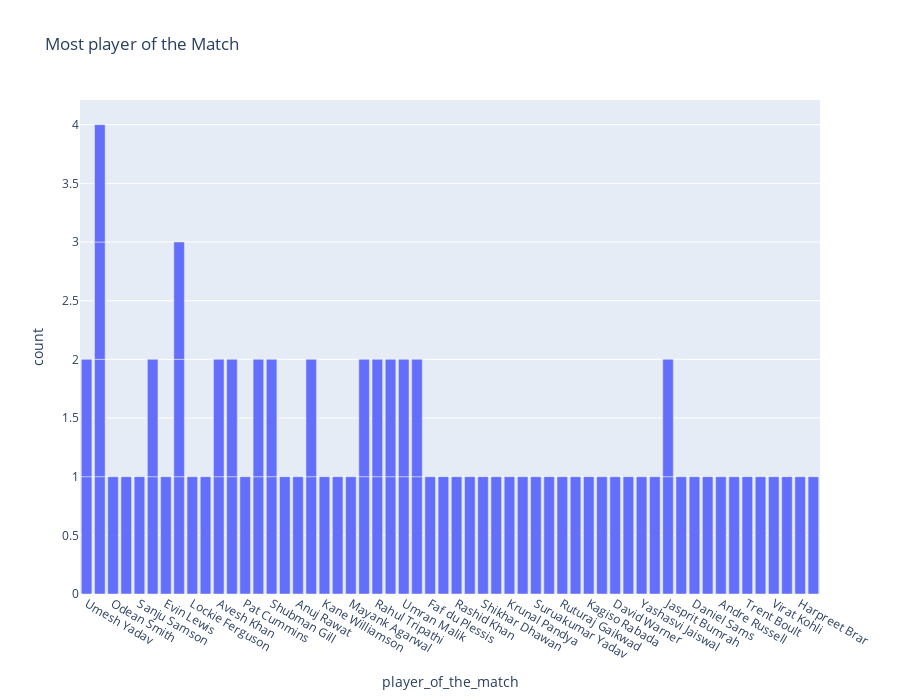

Notebook code for this chart:
### Markdown cell above
**PLAYER OF THE MATCH**

### Code cell
figure= px.bar(data_frame= data,x= "player_of_the_match", title ="Most Times player of the Match")
figure.update_layout(width=900, height= 700)
figure.show()

### Figure 1 — Plotly figure (JSON) as saved in the notebook; plotly's stock layout.template omitted (floating-point values rounded to 4 significant figures)
{"data": [{"alignmentgroup": "True", "hovertemplate": "player_of_the_match=%{x}<br>count=%{y}<extra></extra>", "legendgroup": "", "marker": {"color": "#636efa", "pattern": {"shape": ""}}, "name": "", "offsetgroup": "", "orientation": "v", "showlegend": false, "textposition": "auto", "type": "bar", "x": ["Umesh Yadav", "Kuldeep Yadav", "Odean Smith", "Mohammed Shami", "Sanju Samson", "Wanindu Hasaranga", "Evin Lewis", "Umesh Yadav", "Jos Buttler", "Lockie Ferguson", "Liam Livingstone", "Avesh Khan", "Dinesh Karthik", "Pat Cummins", "Quinton de Kock", "Shubman Gill", "Abhishek Sharma", "Anuj Rawat", "Kuldeep Yadav", "Yuzvendra Chahal", "Kane Williamson", "Shivam Dube", "Mayank Agarwal", "Hardik Pandya", "Rahul Tripathi", "K L Rahul", "Dinesh Karthik", "Umran Malik", "David Miller", "Yuzvendra Chahal", "Faf du Plessis", "Kuldeep Yadav", "Mukesh Choudhary", "Jos Buttler", "Rashid Khan", "Marco Jansen", "K L Rahul", "Shikhar Dhawan", "Riyan Parag", "Umran Malik", "Kuldeep Yadav", "Krunal Pandya", "Rahul Tewatia", "Suruakumar Yadav", "Mohsin Khan", "Ruturaj Gaikwad", "Rinku Singh", "Kagiso Rabada", "Harshal Patel", "David Warner", "Tim David", "Yashasvi Jaiswal", "Avesh Khan", "Wanindu Hasaranga", "Devon Conway", "Jasprit Bumrah", "Shubman Gill", "Mitchell Marsh", "Daniel Sams", "Jonny Bairstow", "Andre Russell", "W. Saha", "Trent Boult", "Shardul Thakur", "Rahul Tripathi", "Quinton de Kock", "Virat Kohli", "R Aswin", "Jasprit Bumrah", "Harpreet Brar", "David Miller", "Rajat Patidar", "Jos Buttler", "Hardik Pandya"], "xaxis": "x", "y": [1, 1, 1, 1, 1, 1, 1, 1, 1, 1, 1, 1, 1, 1, 1, 1, 1, 1, 1, 1, 1, 1, 1, 1, 1, 1, 1, 1, 1, 1, 1, 1, 1, 1, 1, 1, 1, 1, 1, 1, 1, 1, 1, 1, 1, 1, 1, 1, 1, 1, 1, 1, 1, 1, 1, 1, 1, 1, 1, 1, 1, 1, 1, 1, 1, 1, 1, 1, 1, 1, 1, 1, 1, 1], "yaxis": "y"}], "layout": {"barmode": "relative", "height": 700, "legend": {"tracegroupgap": 0}, "title": {"text": "Most player of the Match"}, "width": 900, "xaxis": {"anchor": "y", "autorange": true, "domain": [0, 1], "range": [-0.5, 55.5], "title": {"text": "player_of_the_match"}, "type": "category"}, "yaxis": {"anchor": "x", "autorange": true, "domain": [0, 1], "range": [0, 4.211], "title": {"text": "count"}, "type": "linear"}}}
